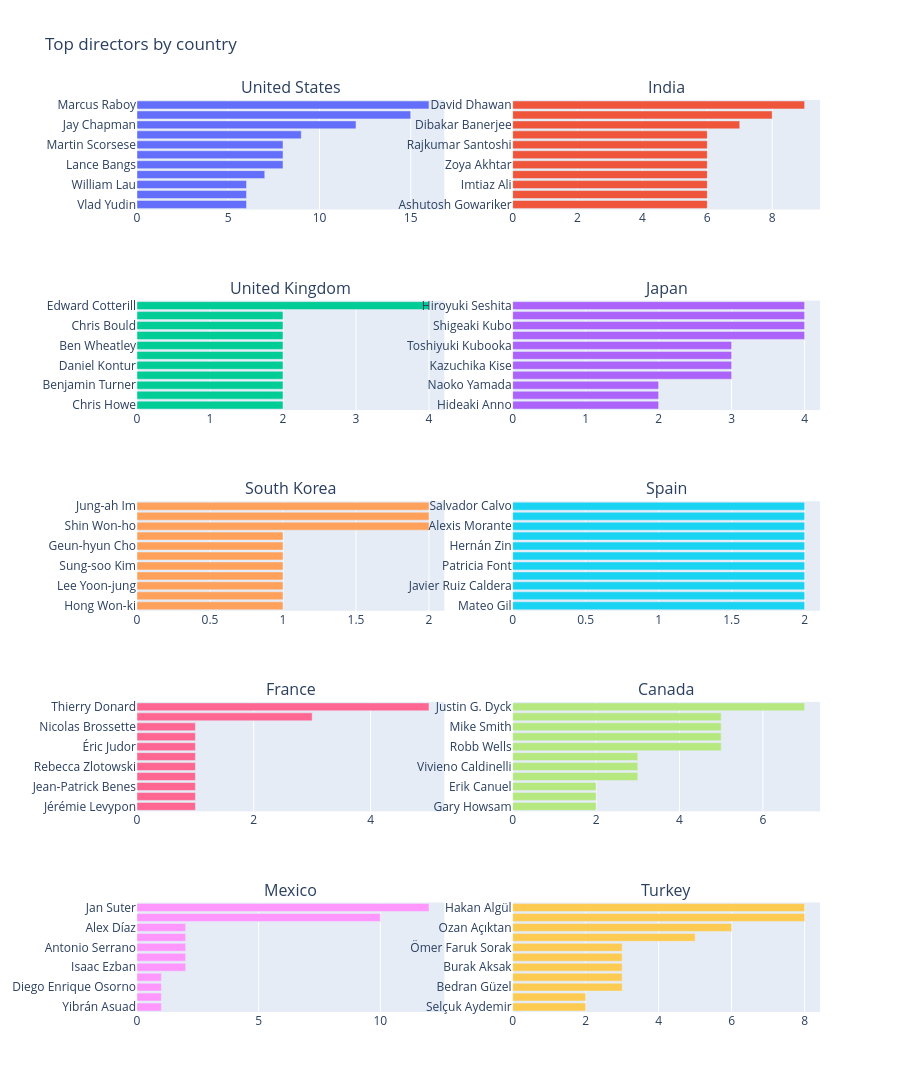

Notebook code cell kept with this figure:
### Markdown cell above
It is clear that **International Movies** is the most common genre used in Netflix content. This actually makes sense given the fact that Netflix has many countries producing content and cooperating with each other.

### Code cell
## 9. Directors with the most titles in selected countries


def directors_most_content(country):
    small = netflix_df_new[netflix_df_new["country"] == country]
    categories = ", ".join(small["director"].fillna("")).split(", ")
    counter_list = Counter(categories).most_common(12)
    counter_list = [c for c in counter_list if c[0] not in ("", "Unknown")]
    if not counter_list:
        return -1
    labels = [c[0] for c in counter_list][::-1]
    values = [c[1] for c in counter_list][::-1]
    return go.Bar(y=labels, x=values, orientation="h", name=country)


sample_countries = [
    "United States",
    "India",
    "United Kingdom",
    "Japan",
    "South Korea",
    "Spain",
    "France",
    "Canada",
    "Mexico",
    "Turkey",
]

traces = []
titles = []
for country in sample_countries:
    tr = directors_most_content(country)
    if tr != -1:
        traces.append(tr)
        titles.append(country)

n = len(traces)
cols = 2
rows = (n + cols - 1) // cols
fig = make_subplots(rows=rows, cols=cols, subplot_titles=titles)
for i, tr in enumerate(traces):
    fig.add_trace(tr, i // cols + 1, i % cols + 1)
fig.update_layout(height=400 * rows, showlegend=False, title_text="Top directors by country")
fig.show()

### Figure 1 — Plotly figure (JSON) as saved in the notebook; plotly's stock layout.template omitted (floating-point values rounded to 4 significant figures)
{"data": [{"name": "United States", "orientation": "h", "type": "bar", "x": [6, 6, 6, 7, 8, 8, 8, 9, 12, 15, 16], "xaxis": "x", "y": ["Vlad Yudin", "Troy Miller", "William Lau", "Leslie Small", "Lance Bangs", "Ryan Polito", "Martin Scorsese", "Shannon Hartman", "Jay Chapman", "Jay Karas", "Marcus Raboy"], "yaxis": "y"}, {"name": "India", "orientation": "h", "type": "bar", "x": [6, 6, 6, 6, 6, 6, 6, 6, 7, 8, 9], "xaxis": "x2", "y": ["Ashutosh Gowariker", "Sooraj R. Barjatya", "Imtiaz Ali", "Anees Bazmee", "Zoya Akhtar", "Karan Johar", "Rajkumar Santoshi", "Ram Gopal Varma", "Dibakar Banerjee", "Anurag Kashyap", "David Dhawan"], "yaxis": "y2"}, {"name": "United Kingdom", "orientation": "h", "type": "bar", "x": [2, 2, 2, 2, 2, 2, 2, 2, 2, 2, 4], "xaxis": "x3", "y": ["Chris Howe", "Ross Boyask", "Benjamin Turner", "Cal Seville", "Daniel Kontur", "Peter Orton", "Ben Wheatley", "Orlando von Einsiedel", "Chris Bould", "Nick Broomfield", "Edward Cotterill"], "yaxis": "y3"}, {"name": "Japan", "orientation": "h", "type": "bar", "x": [2, 2, 2, 3, 3, 3, 3, 4, 4, 4, 4], "xaxis": "x4", "y": ["Hideaki Anno", "Masaaki Yuasa", "Naoko Yamada", "Kobun Shizuno", "Kazuchika Kise", "Noriyuki Abe", "Toshiyuki Kubooka", "Toshiya Shinohara", "Shigeaki Kubo", "Masahiko Murata", "Hiroyuki Seshita"], "yaxis": "y4"}, {"name": "South Korea", "orientation": "h", "type": "bar", "x": [1, 1, 1, 1, 1, 1, 1, 1, 2, 2, 2], "xaxis": "x5", "y": ["Hong Won-ki", "Hang-Jun Jang", "Lee Yoon-jung", "Park Joon-hwa", "Sung-soo Kim", "Seung-uk Jo", "Geun-hyun Cho", "Cho Il", "Shin Won-ho", "Sang-ho Yeon", "Jung-ah Im"], "yaxis": "y5"}, {"name": "Spain", "orientation": "h", "type": "bar", "x": [2, 2, 2, 2, 2, 2, 2, 2, 2, 2, 2], "xaxis": "x6", "y": ["Mateo Gil", "Zoe Berriatúa", "Javier Ruiz Caldera", "Maria Ripoll", "Patricia Font", "Mar Targarona", "Hernán Zin", "Jose Manuel Colón", "Alexis Morante", "Gerardo Olivares", "Salvador Calvo"], "yaxis": "y6"}, {"name": "France", "orientation": "h", "type": "bar", "x": [1, 1, 1, 1, 1, 1, 1, 1, 1, 3, 5], "xaxis": "x7", "y": ["Jérémie Levypon", "Bigflo & Oli", "Jean-Patrick Benes", "Franck Nataf", "Rebecca Zlotowski", "Thomas Sorriaux", "Éric Judor", "Ramzy Bedia", "Nicolas Brossette", "Florent Bodin", "Thierry Donard"], "yaxis": "y7"}, {"name": "Canada", "orientation": "h", "type": "bar", "x": [2, 2, 2, 3, 3, 3, 5, 5, 5, 5, 7], "xaxis": "x8", "y": ["Gary Howsam", "Richard Weston", "Erik Canuel", "Robert Vince", "Vivieno Caldinelli", "Barry Avrich", "Robb Wells", "John Paul Tremblay", "Mike Smith", "Mike Clattenburg", "Justin G. Dyck"], "yaxis": "y8"}, {"name": "Mexico", "orientation": "h", "type": "bar", "x": [1, 1, 1, 1, 2, 2, 2, 2, 2, 10, 12], "xaxis": "x9", "y": ["Yibrán Asuad", "Alfonso Serrano Maturino", "Diego Enrique Osorno", "Jorge Michel Grau", "Isaac Ezban", "Alfonso Cuarón", "Antonio Serrano", "Ulises Valencia", "Alex Díaz", "Raúl Campos", "Jan Suter"], "yaxis": "y9"}, {"name": "Turkey", "orientation": "h", "type": "bar", "x": [2, 2, 3, 3, 3, 3, 3, 5, 6, 8, 8], "xaxis": "x10", "y": ["Selçuk Aydemir", "Muharrem Gülmez", "Bedran Güzel", "Hasan Karacadağ", "Burak Aksak", "Cem Yılmaz", "Ömer Faruk Sorak", "Kıvanç Baruönü", "Ozan Açıktan", "Yılmaz Erdoğan", "Hakan Algül"], "yaxis": "y10"}], "layout": {"annotations": [{"font": {"size": 16}, "showarrow": false, "text": "United States", "x": 0.225, "xanchor": "center", "xref": "paper", "y": 1.0, "yanchor": "bottom", "yref": "paper"}, {"font": {"size": 16}, "showarrow": false, "text": "India", "x": 0.775, "xanchor": "center", "xref": "paper", "y": 1.0, "yanchor": "bottom", "yref": "paper"}, {"font": {"size": 16}, "showarrow": false, "text": "United Kingdom", "x": 0.225, "xanchor": "center", "xref": "paper", "y": 0.78, "yanchor": "bottom", "yref": "paper"}, {"font": {"size": 16}, "showarrow": false, "text": "Japan", "x": 0.775, "xanchor": "center", "xref": "paper", "y": 0.78, "yanchor": "bottom", "yref": "paper"}, {"font": {"size": 16}, "showarrow": false, "text": "South Korea", "x": 0.225, "xanchor": "center", "xref": "paper", "y": 0.56, "yanchor": "bottom", "yref": "paper"}, {"font": {"size": 16}, "showarrow": false, "text": "Spain", "x": 0.775, "xanchor": "center", "xref": "paper", "y": 0.56, "yanchor": "bottom", "yref": "paper"}, {"font": {"size": 16}, "showarrow": false, "text": "France", "x": 0.225, "xanchor": "center", "xref": "paper", "y": 0.34, "yanchor": "bottom", "yref": "paper"}, {"font": {"size": 16}, "showarrow": false, "text": "Canada", "x": 0.775, "xanchor": "center", "xref": "paper", "y": 0.34, "yanchor": "bottom", "yref": "paper"}, {"font": {"size": 16}, "showarrow": false, "text": "Mexico", "x": 0.225, "xanchor": "center", "xref": "paper", "y": 0.12, "yanchor": "bottom", "yref": "paper"}, {"font": {"size": 16}, "showarrow": false, "text": "Turkey", "x": 0.775, "xanchor": "center", "xref": "paper", "y": 0.12, "yanchor": "bottom", "yref": "paper"}], "height": 2000, "showlegend": false, "title": {"text": "Top directors by country"}, "xaxis": {"anchor": "y", "domain": [0.0, 0.45]}, "xaxis10": {"anchor": "y10", "domain": [0.55, 1.0]}, "xaxis2": {"anchor": "y2", "domain": [0.55, 1.0]}, "xaxis3": {"anchor": "y3", "domain": [0.0, 0.45]}, "xaxis4": {"anchor": "y4", "domain": [0.55, 1.0]}, "xaxis5": {"anchor": "y5", "domain": [0.0, 0.45]}, "xaxis6": {"anchor": "y6", "domain": [0.55, 1.0]}, "xaxis7": {"anchor": "y7", "domain": [0.0, 0.45]}, "xaxis8": {"anchor": "y8", "domain": [0.55, 1.0]}, "xaxis9": {"anchor": "y9", "domain": [0.0, 0.45]}, "yaxis": {"anchor": "x", "domain": [0.88, 1.0]}, "yaxis10": {"anchor": "x10", "domain": [0.0, 0.12]}, "yaxis2": {"anchor": "x2", "domain": [0.88, 1.0]}, "yaxis3": {"anchor": "x3", "domain": [0.66, 0.78]}, "yaxis4": {"anchor": "x4", "domain": [0.66, 0.78]}, "yaxis5": {"anchor": "x5", "domain": [0.44, 0.56]}, "yaxis6": {"anchor": "x6", "domain": [0.44, 0.56]}, "yaxis7": {"anchor": "x7", "domain": [0.22, 0.34]}, "yaxis8": {"anchor": "x8", "domain": [0.22, 0.34]}, "yaxis9": {"anchor": "x9", "domain": [0.0, 0.12]}}}
